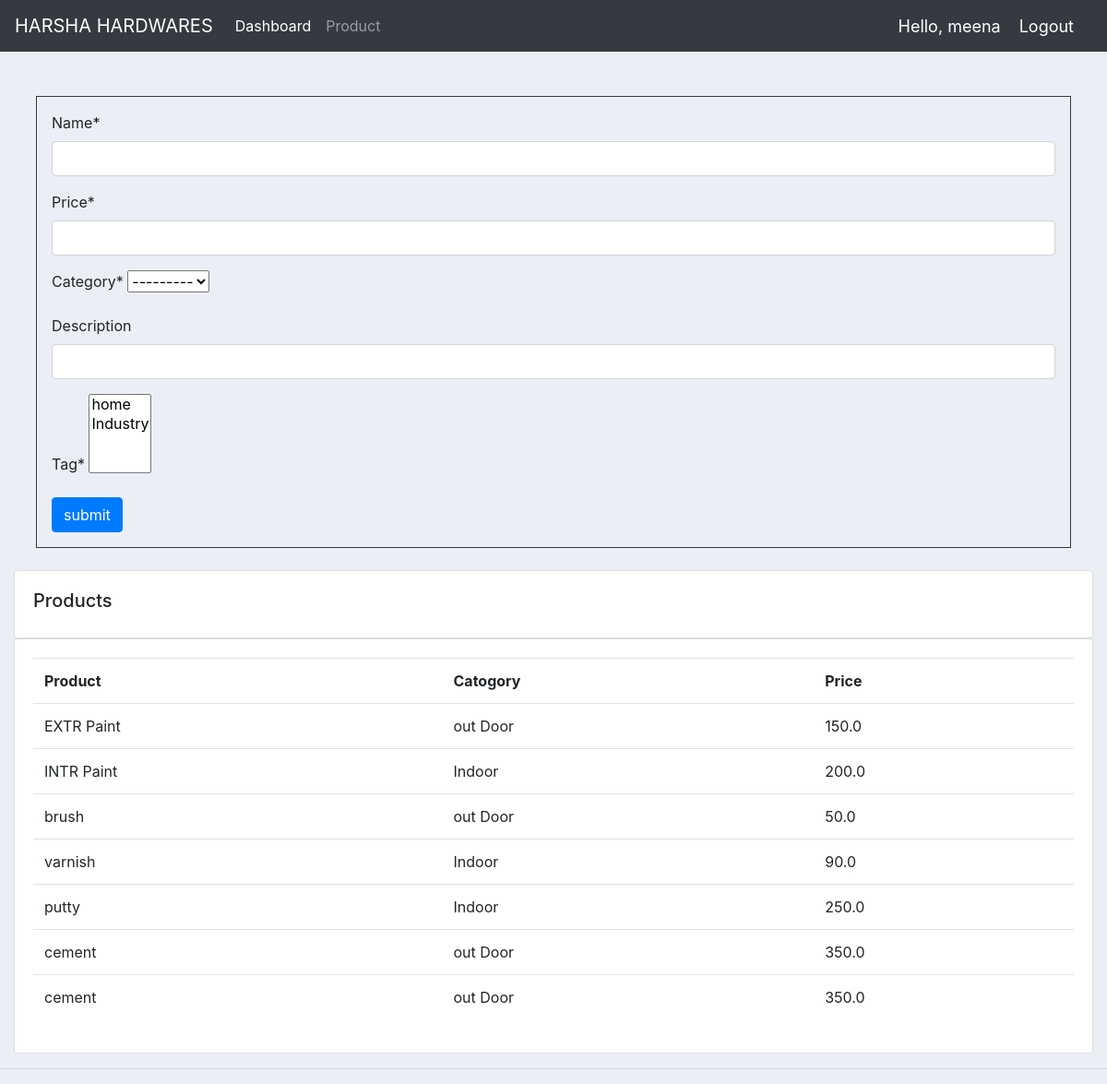
The page /products (signed in) on the database its author committed.
### login/models.py (models this page shows, shortened)
class tag(models.Model):
    name=models.CharField(max_length=200,null=True);
    def __str__(self):
        return self.name

class product(models.Model):
    CATEGORY=(
        ('Indoor','Indoor'),
        ('out Door','out Door'),
    )
    name=models.CharField(max_length=200,null=True);
    price=models.FloatField(max_length=200,null=True);
    category=models.CharField(max_length=200,null=True,choices=CATEGORY);
    description=models.CharField(max_length=200,null=True,blank=True);
    Date_created=models.DateTimeField(auto_now_add=True,null=True);
    tag=models.ManyToManyField(tag)

### login/views.py (the view)
# urls.py: path('products',views.products,name="products"),
def products(request):
    form = productform()
    data=product.objects.all()
    if(request.method=='POST'):
        form=productform(request.POST)
        if form.is_valid():
            form.save()
            return redirect('dashboard')
    context={'form':form,'data':data}
    return render(request,'accounts/products.html',context)

### login/forms.py
class productform(ModelForm):
    class Meta:
        model=product
        fields='__all__'

### login/templates/accounts/products.html (shortened to what this page needs)
{% extends 'accounts/main.html'%}
{%block content%}
{% load crispy_forms_tags %}
<br>
<div class="width-50 p-3  border border-dark m-4" >
    <form action="" method="POST">
        {{ form | crispy }}
    <input type="submit" value="submit"  class="btn btn-primary">
    </form>
</div>
<div class="row">
        <div class="col-md">
            <div class="card card-body">
                 <h5>Products</h5>
                </div>
                <div class="card card-body">
                    <table class="table">
                        <tr>
                            <th>Product</th>
                            <th>Catogory</th>
                            <th>Price</th>
                        </tr>
                        <tr>
                            {%for t in data%}
                            <tr>
                               <td>{{t.name}}</td>
                               <td>{{t.category}}</td>
                               <td>{{t.price}}</td>
                            </tr>
                        </tr>
                        {%endfor%}
                    </table>
                </div>
            </div>
        </div>
{%endblock%}

### login/templates/accounts/navbar.html (shortened to what this page needs)
<nav class="navbar navbar-expand-lg navbar-dark bg-dark">
    <a class="navbar-brand" href="#">HARSHA HARDWARES</a>
    <div class="collapse navbar-collapse" id="navbarNav">
      <ul class="navbar-nav">
        <li class="nav-item active">
          <a class="nav-link" href="{%url 'dashboard'%}">Dashboard</a>
        </li>
        <li class="nav-item">
          <a class="nav-link" href="{%url 'products'%}">Product</a>
      </ul>
    </div>
    <span class="Hello-msg">Hello, {{request.user}}</span>
    <span><a class="Hello-msg" href="{% url 'logout' %}">Logout</a></span>
  </nav>

### login/templates/accounts/main.html (style rules this page uses)
body { background-color:#ebeff5; }

### login/templates/accounts/navbar.html (style rules this page uses)
.Hello-msg { font-size: 18px; color: #fff; margin-right:20px; }

### rows shown on the page
product: name "EXTR Paint", category "out Door", price "150.0"
product: name "INTR Paint", category "Indoor", price "200.0"
product: name "brush", category "out Door", price "50.0"
product: name "varnish", category "Indoor", price "90.0"
product: name "putty", category "Indoor", price "250.0"
product: name "cement", category "out Door", price "350.0"
product: name "cement", category "out Door", price "350.0"

### other values the page prints
{{ request.user }} "meena"
